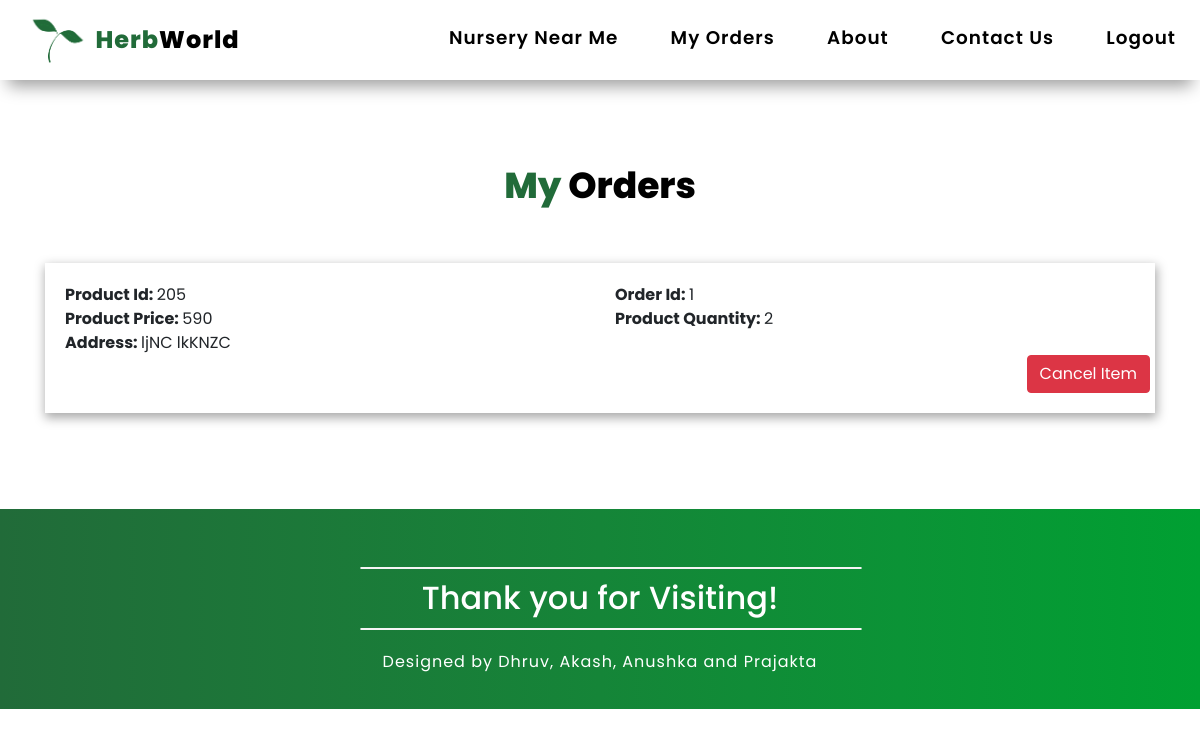
The app's page /myorders/ (signed in) with its own data.
### herbworldapp/models.py (models this page shows, shortened)
class Order(models.Model):
    order_id = models.CharField(max_length=50)
    product_id = models.CharField(max_length=50)
    nursery_id = models.CharField(max_length=50)
    customer_id = models.CharField(max_length=50)
    quantity = models.IntegerField(default=0)
    customer_name = models.CharField(max_length=50, default='none')
    order_total = models.IntegerField(default=0)
    email = models.CharField(max_length=70)
    phone = models.CharField(max_length=10)
    address = models.CharField(max_length=300)

### herbworldapp/views.py (the view)
# urls.py: path("myorders/", views.myOrders, name="myOrders"),
def myOrders(request):
    props = Order.objects.filter(customer_id=request.user.username)
    return render(request, 'herbworldapp/orderlist.html', {'props': props})

### herbworldapp/templates/herbworldapp/orderlist.html (shortened to what this page needs)
{% extends 'herbworldapp/basic.html' %}
{% load static %}
{% block body %}
<div class="container">
  <div class="row">
    <div class="col text-center">
      <div class="row  mt-5 mb-5 pt-3">
        <div class="col text-center">
          <h2 class="loginheading"><span class="loginheading1">My </span><span class="loginheading2">Orders</span>
        </div>
      </div>
      {% for product in props reversed %}
      <div class="row mb-5">
        <div class="col text-left">
          <div class="productdetails">
            <div class="row">
              <div class="col col-6">
                <strong>Product Id: </strong> {{product.product_id}}
              </div>
              <div class="col col-6">
                <strong>Order Id: </strong> {{product.order_id}}
              </div>
            </div>
            <div class="row">
              <div class="col col-6">
                <strong>Product Price: </strong> {{product.order_total}}
              </div>
              <div class="col col-6">
                <strong>Product Quantity: </strong> {{product.quantity}}
              </div>
            </div>
            <div class="row">
              <div class="col"><strong>Address: </strong> {{product.address}}</div>
            </div>
            <div class="row justify-content-end">
                <form action="cancelorder" method="post">
                  <button type="button buynow" class="btn btn-danger">Cancel Item</button>
                </form>
            </div>
          </div>
        </div>
      </div>
      {% endfor %}
    </div>
  </div>
</div>
{% endblock %}

### records on screen
Order: product_id "205", order_id "1", order_total "590", quantity "2", address "ljNC lkKNZC"
